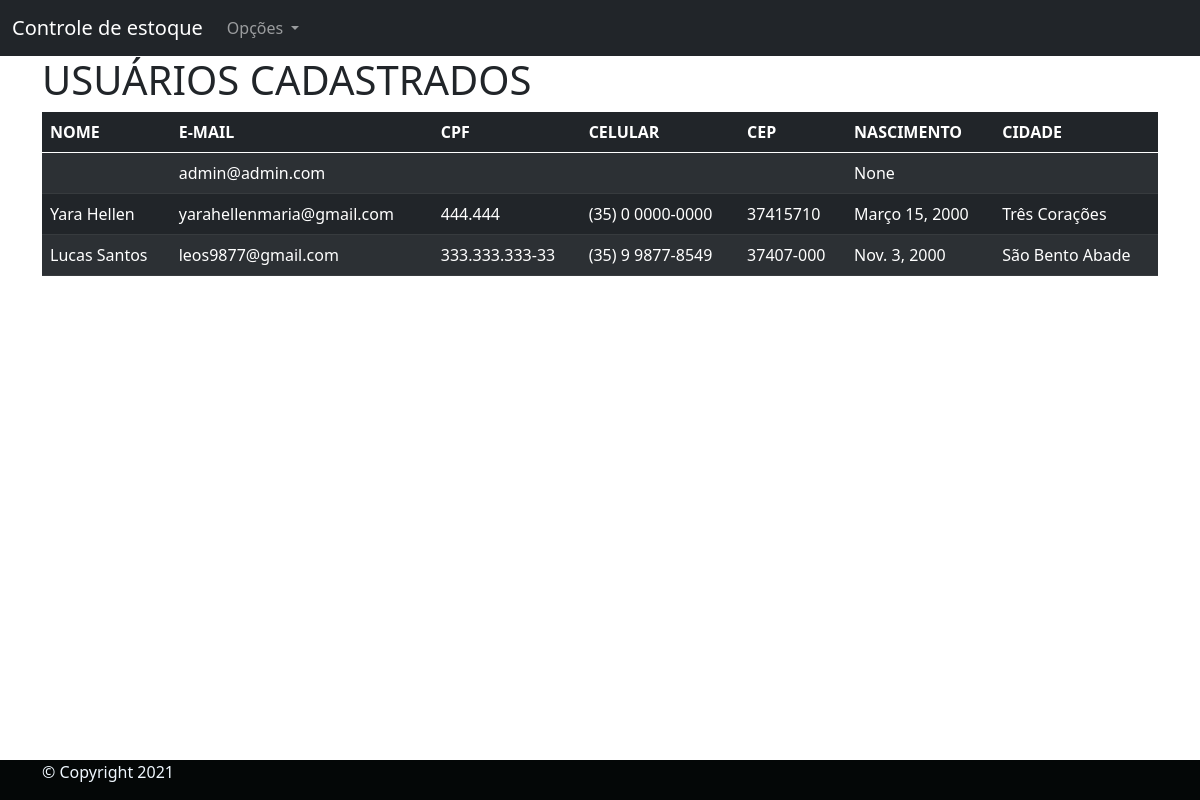
The app's page /Listar-pessoas (signed in) with its own data.
### Usuarios/models.py (models this page shows, shortened)
class Pessoa(AbstractBaseUser, PermissionsMixin):
    nome = models.CharField(verbose_name="Nome completo:", max_length=194)
    naturalidade = models.CharField(
        verbose_name="Naturalidade", max_length=194, blank=False, null=False)
    pais = models.CharField(verbose_name="País",
                            max_length=194, blank=False, null=False)
    escolaridade = models.CharField(
        verbose_name="Escolaridade:", max_length=30, choices=ESCOLARIDADE)
    status = models.CharField(verbose_name="Genero",
                              max_length=10, choices=STATUS_GENERO)
    email = models.EmailField(verbose_name="E-mail:",
                              unique=True, blank=False, null=False)
    telefone_celular = models.CharField(
        verbose_name="Número de telefone", max_length=19, unique=False, blank=False, null=False)
    cpf = models.CharField(verbose_name="CPF:", max_length=14,
                           unique=True, blank=False, null=False)
    nascimento = models.DateField(
        verbose_name="Data de nascimento:", max_length=10, null=True, auto_now_add=False, auto_now=False)
    estado_civil = models.CharField(
        verbose_name="Estado civil:", max_length=40, choices=ESTADO_CIVIL)
    profissao = models.CharField(verbose_name="Profissão:", max_length=194)
    cep = models.CharField(verbose_name="CEP:", max_length=194)
    estado = models.CharField(verbose_name="Estado:",
                              max_length=30, blank=False, null=False)
    cidade = models.CharField(verbose_name="Cidade:",
                              max_length=194, blank=False, null=False)
    bairro = models.CharField(verbose_name="Bairro:",
                              max_length=194, blank=False, null=False)
    logradouro = models.CharField(
        verbose_name="Logradouro:", max_length=194, blank=False, null=False)
    numero = models.CharField(
        verbose_name="Número da residencia:", max_length=194, blank=False, null=False)
    telefone = models.CharField(
        verbose_name="Telefone da residencia:", max_length=194, blank=True, null=True)
    data_de_cadastro = models.DateTimeField(
        verbose_name="Data do cadastro", auto_now_add=True)
    is_active = models.BooleanField(
        verbose_name="Usuário está ativo",
        default=True,
    )
    is_staff = models.BooleanField(
        verbose_name="Usuário é da equipe de desenvolvimento",
        default=False,
    )
    is_superuser = models.BooleanField(
        verbose_name="Usuário é um superusuário",
        default=False,
    )
    USERNAME_FIELD = "email"
    objects = UsuarioManager()
    class Meta:
        verbose_name = "Pessoa"
        verbose_name_plural = "Pessoas"
        db_table: "pessoa"

### Usuarios/views.py (the view)
# urls.py: path('Listar-pessoas', listar_pessoas, name="listar_pessoas",),
@login_required
def listar_pessoas(request):
    allpessoas = Pessoa.objects.all()
    context = {
        "listPessoa": allpessoas,
    }
    return render(request, "listar_usuarios.html", context)

### templates/listar_usuarios.html (shortened to what this page needs)
{% extends 'base.html' %}
{% block conteudo %}
<main class="container">
    <h1>USUÁRIOS CADASTRADOS</h1>
    {% if listPessoa %}
    <table class="table table-dark table-striped">
        <thead>
          <tr>
            <th scope="col">NOME</th>
            <th scope="col">E-MAIL</th>
            <th scope="col">CPF</th>
            <th scope="col">CELULAR</th>
            <th scope="col">CEP</th>
            <th scope="col">NASCIMENTO</th>
            <th scope="col">CIDADE</th>
        </tr>
        </thead>
        <tbody>
         {% for aux in listPessoa %}
            <tr>
            <td>{{aux.nome}}</td>
            <td>{{aux.email}}</td>
            <td>{{aux.cpf}}</td>
            <td>{{aux.telefone_celular}}</td>
            <td>{{aux.cep}}</td>
            <td>{{aux.nascimento}}</td>
            <td>{{aux.cidade}}</td>
        </tr>
          {% endfor %}
        </tbody>
      </table>
        {% endif%}
</main>
{% endblock %}

### static/estilo.css (style rules this page uses)
body { display: flex; min-height: 100vh; flex-direction: column; background-color: black; }
main { flex: 1 0 auto; }

### records on screen
Pessoa: email "admin@admin.com", nascimento "None"
Pessoa: nome "Yara Hellen", email "yarahellenmaria@gmail.com", cpf "444.444", telefone_celular "(35) 0 0000-0000", cep "37415710", nascimento "Março 15, 2000", cidade "Três Corações"
Pessoa: nome "Lucas Santos", email "leos9877@gmail.com", cpf "333.333.333-33", telefone_celular "(35) 9 9877-8549", cep "37407-000", nascimento "Nov. 3, 2000", cidade "São Bento Abade"
